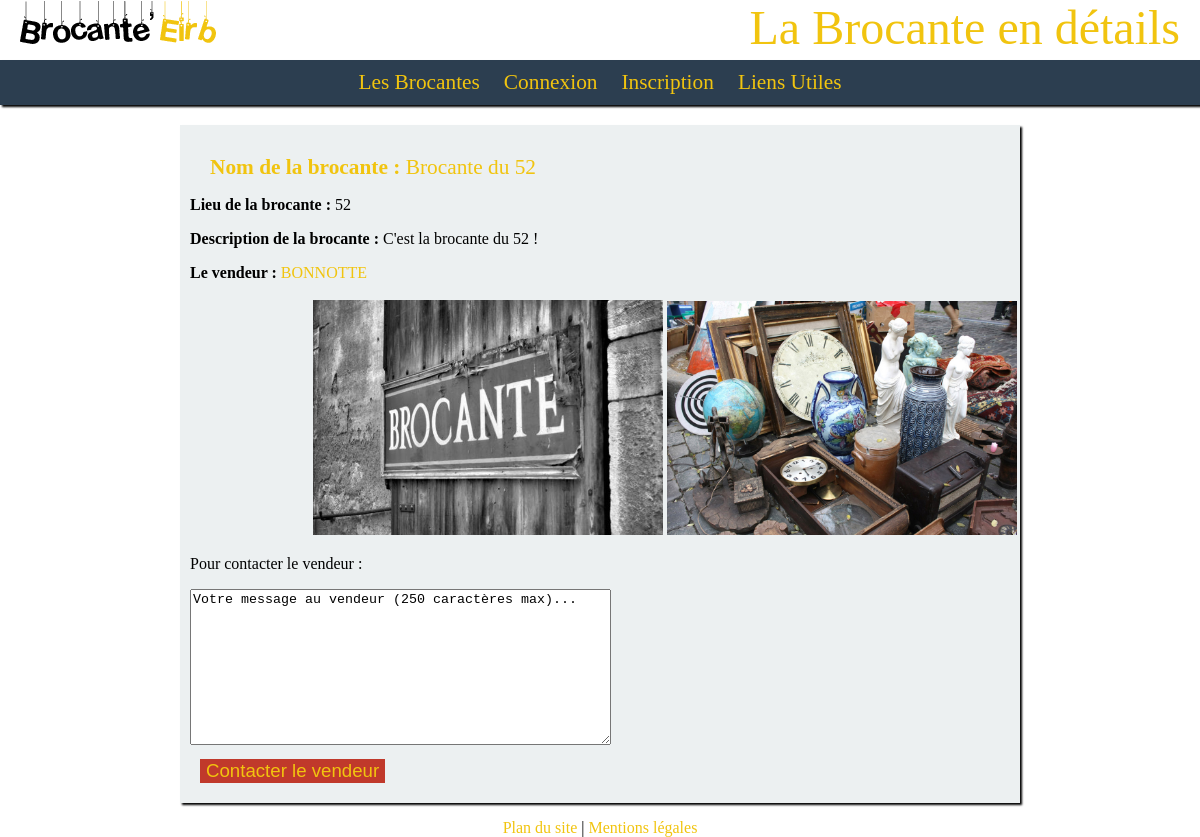
The app's page /Project/detailbroc.php?idbroc=26 with its own data.
### tables this page shows
CREATE TABLE IF NOT EXISTS `brocante` (
  `ID_Brocante` int(4) NOT NULL AUTO_INCREMENT,
  `nom_brocante` varchar(50) NOT NULL,
  `ID_utilisateur` int(4) NOT NULL,
  `description` varchar(500) NOT NULL,
  `lieu` varchar(50) NOT NULL,
  `photo1` text NOT NULL,
  `photo2` text NOT NULL,
  PRIMARY KEY (`ID_Brocante`)
);

CREATE TABLE IF NOT EXISTS `utilisateur` (
  `nom_utilisateur` varchar(50) NOT NULL,
  `mail_utilisateur` varchar(50) NOT NULL,
  `mdp_utilisateur` varchar(50) NOT NULL,
  `prenom_utilisateur` varchar(50) NOT NULL,
  `pseudo_utilisateur` varchar(50) NOT NULL,
  `departement` int(2) NOT NULL,
  `ville` varchar(50) NOT NULL,
  `date_inscription` date NOT NULL,
  `ID_utilisateur` int(4) NOT NULL AUTO_INCREMENT,
  `photo_profil` text NOT NULL,
  PRIMARY KEY (`ID_utilisateur`),
  FULLTEXT KEY `nom_utilisateur` (`nom_utilisateur`)
);

### Project/detailbroc.php (the view, shortened to what this page needs)
<?php
require_once("src/fonctions.php");
include('src/entete.php');
$idbroc=$_GET['idbroc'];
$infos_brocante = $connect->prepare("SELECT * FROM brocante WHERE ID_Brocante='$idbroc'");
$infos_brocante->execute() or die(print_r($infos_brocante->errorInfo(), true));
$ligne = $infos_brocante->fetch();
$nom_brocante = $ligne['nom_brocante'];
$ID_utilisateur = $ligne['ID_utilisateur'];
$description = $ligne['description'];
$lieu = $ligne['lieu'];
$photo1=$ligne['photo1'];
$photo2=$ligne['photo2'];
$infos_utilisateur = $connect->prepare("SELECT * FROM utilisateur WHERE ID_utilisateur='$ID_utilisateur'");
$infos_utilisateur->execute() or die(print_r($infos_utilisateur->errorInfo(), true));
$ligne = $infos_utilisateur->fetch();
$nom = $ligne['nom_utilisateur'];
?>
<section>
	<article>
<?php
if (isset($idbroc)) {
echo "
		<h2><b>Nom de la brocante :</b> $nom_brocante</h2>
		<p><b>Lieu de la brocante :</b> $lieu</p>
		<p><b>Description de la brocante :</b> $description</p>
		<b>Le vendeur :</b> <a href=\"publicaccount.php?iduser=$ID_utilisateur\"> $nom</a><br></br>
		<img  class='imgdtls1' src='src/$photo1'>
		<img  class='imgdtls2' src='src/$photo2'>
";
echo
'
		<p>Pour contacter le vendeur : </p>
		<form method="post">
			<textarea name="contenu" id="contenu" rows="10" cols="50" maxlength="250">Votre message au vendeur (250 caractères max)...</textarea>
			<br>
			<input type="submit" name="Contacter" value="Contacter le vendeur" />
		</form>
';
}
else {
	echo "Pas encore de brocantes désolé..";
}
?>
	</article>
</section>
<?php include('src/footer.php'); ?>

### Project/src/style.css (style rules this page uses)
html,body { height: 100%; margin: 0; padding: 0; font-family: Calibri; font-size: 12pt; }
.imgdtls1 { max-width: 350px; max-height: 350px; position: relative; left: 15%; }
.imgdtls2 { max-width: 350px; max-height: 350px; position: relative; left: 15%; }
img { max-width: 100%; height: auto; }
a { color: #f1c40f; text-decoration: none; }
h2, caption { font-weight: lighter; font-size: 16pt; color: #f1c40f; text-align: left; margin-left: 20px; margin-top: 20px; margin-bottom: 5px; }
section { padding-top: 125px; max-width: 980px; width: 70%; margin: auto; }
article { background-color: #ecf0f1; box-shadow: 2px 2px 2px black; padding: 10px; margin: auto; }
input[type="submit"], input[type="button"] { background-color: #c0392b; font-weight: lighter; font-size: 14pt; color: #f1c40f; border:none; margin: 10px; }

### records on screen
brocante: nom_brocante "Brocante du 52", lieu "52", description "C'est la brocante du 52 !", photo1 (picture), photo2 (picture)
utilisateur: nom_utilisateur "BONNOTTE"

### other values on screen
$titre "La Brocante en détails"
